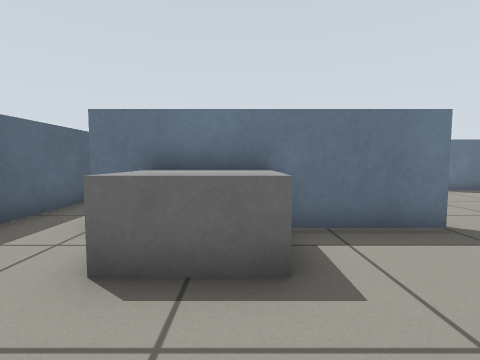
View 1 (above)

16 first-person views from a walk through a world built for the Gazebo simulator. The camera is 0.57 m above the floor, tilts 4° down and sees 85° across. The floor is counted in squares, 0.5 m on a side. Each view is taken from the middle of a square. On the plan, view 1 faces up. The plan holds only what a view shows up to about 12 squares ahead; the rest is blank.

View 2
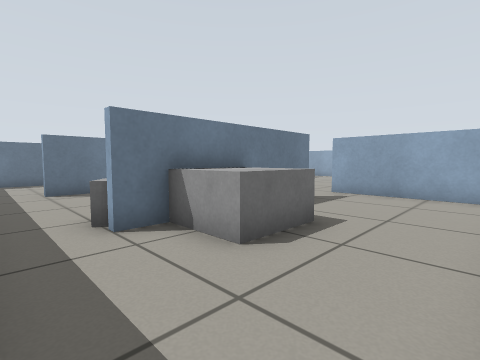

View 3
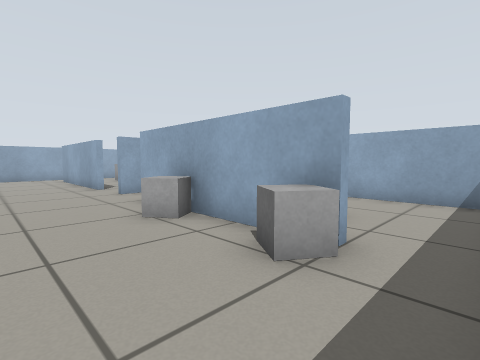

View 4
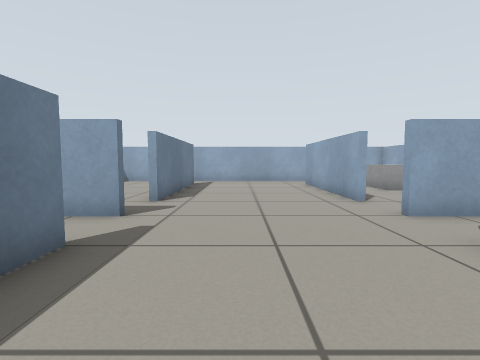

View 5
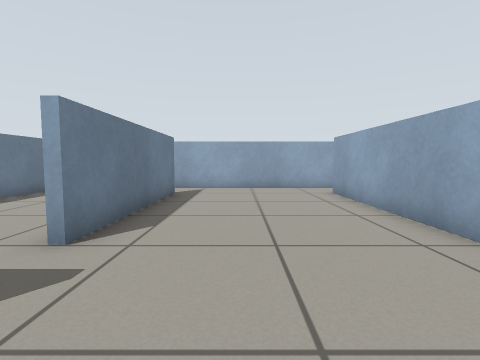

View 6
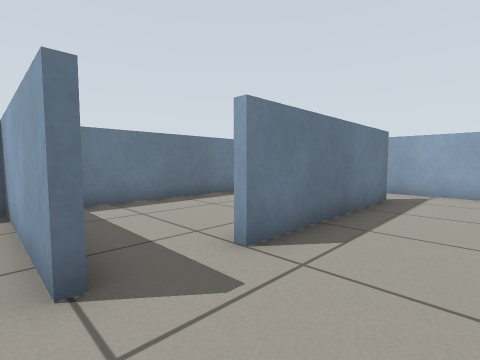

View 7
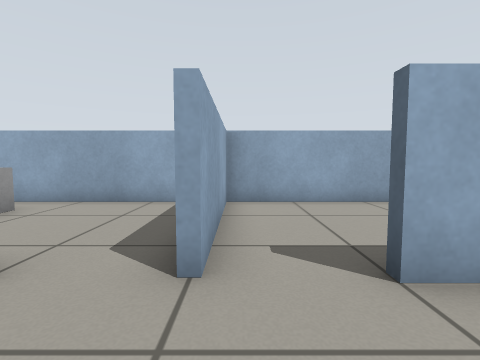

View 8
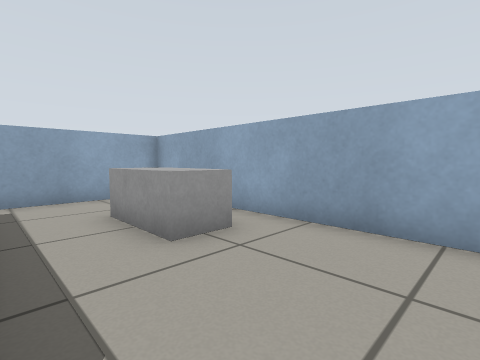

View 9
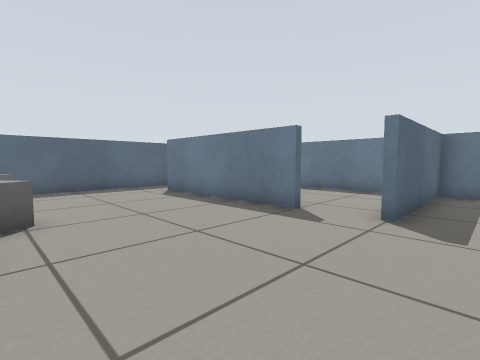

View 10
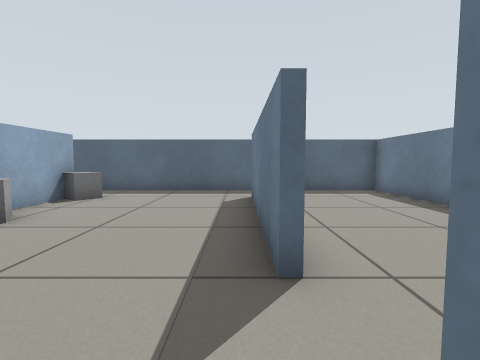

View 11
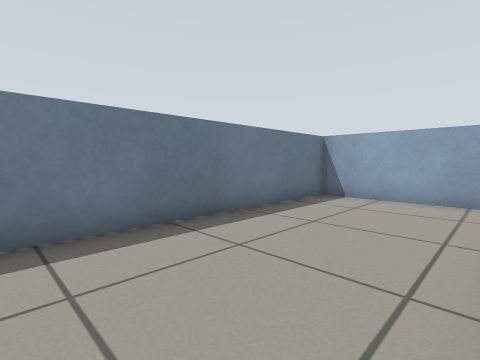

View 12
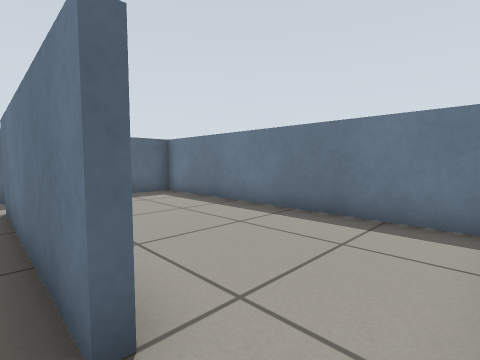

View 13
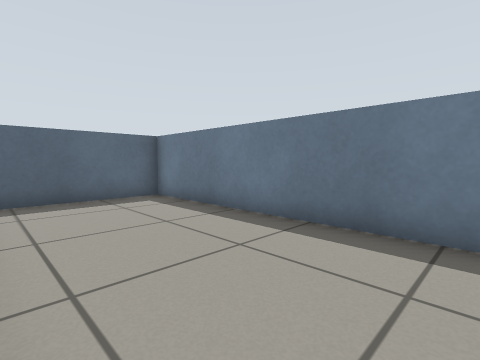

View 14
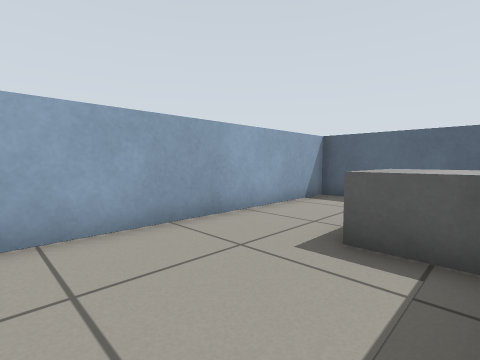

View 15
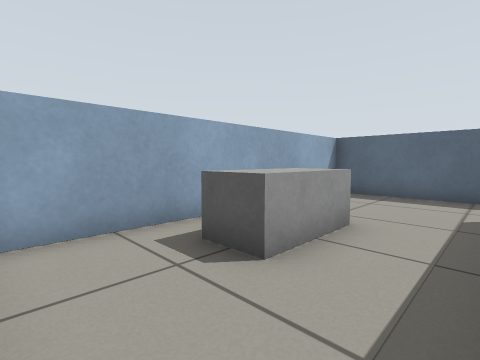

View 16
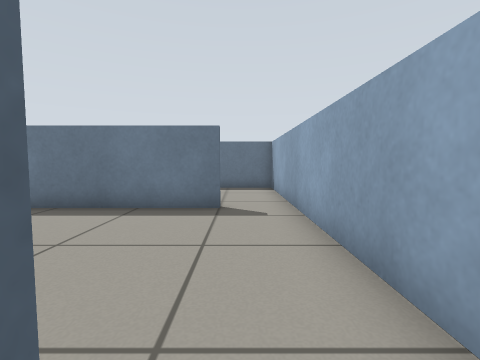

### Floor plan
Points are (right, up) in squares from view 1. A wall is a line through its corners. A room is listed if a view was taken in it or the views show most of it. See-through windows are left out.
Room 1 (views 1, 2, 3, 4, 5, 6, 7, 9, 10, 12, 14)
walls: (3.6, 4.4) (0.4, 4.4); (1.6, 4.6) (3.5, 4.6); (7.4, 4.6) (13.5, 4.6); (3.6, 10.4) (-2.5, 10.4); (5.4, 10.4) (5.4, 11.4); (-1.4, 4.4) (-2.5, 4.4); (-4.4, 10.5) (-4.4, -0.4) (5.4, -0.4) (5.4, 4.5); (13.6, 10.4) (7.5, 10.4); (15.4, 4.5) (15.4, 10.5)
ways out: opening at (7, 4) to room 2; opening at (14.5, 4) to room 2; opening at (7, 10) to room 3; opening at (14.5, 10) to room 3; opening at (-3.5, 10) to room 4; opening at (4.5, 10.5) to room 4
objects: grey box (-2, 5); grey box (-1, 3) to (0, 4); grey box (1, 5)
Room 2 (views 8, 15, 16)
walls: (5.6, 3.6) (5.6, -0.4) (15.4, -0.4) (15.4, 4.5)
ways out: opening at (7, 4) to room 1; opening at (14.5, 4) to room 1
objects: grey box (11, 1) to (12, 2)
Room 3 (view 11)
walls: (15.4, 10.5) (15.4, 15.4) (5.6, 15.4) (5.6, 10.5)
ways out: opening at (7, 10) to room 1; opening at (14.5, 10) to room 1
Room 4 (view 13)
walls: (5.4, 11.4) (5.4, 15.4) (-4.4, 15.4) (-4.4, 10.5)
ways out: opening at (-3.5, 10) to room 1; opening at (4.5, 10.5) to room 1

Where each view was taken, in squares from view 1:
view 1: 0 up, 0 right, facing up
view 2: 0 up, 4 left, facing up-right
view 3: 8 up, 4 left, facing down-right
view 4: 8 up, 0 right, facing right
view 5: 8 up, 4 right, facing right
view 6: 8 up, 5 right, facing up-right
view 7: 7 up, 5 right, facing down
view 8: 4 up, 7 right, facing down-right
view 9: 5 up, 7 right, facing up-left
view 10: 10 up, 6 right, facing left
view 11: 11 up, 7 right, facing up-right
view 12: 10 up, 5 right, facing up-left
view 13: 11 up, 4 right, facing up-left
view 14: 4 up, 4 right, facing down-left
view 15: 4 up, 15 right, facing down-left
view 16: 4 up, 14 right, facing up
